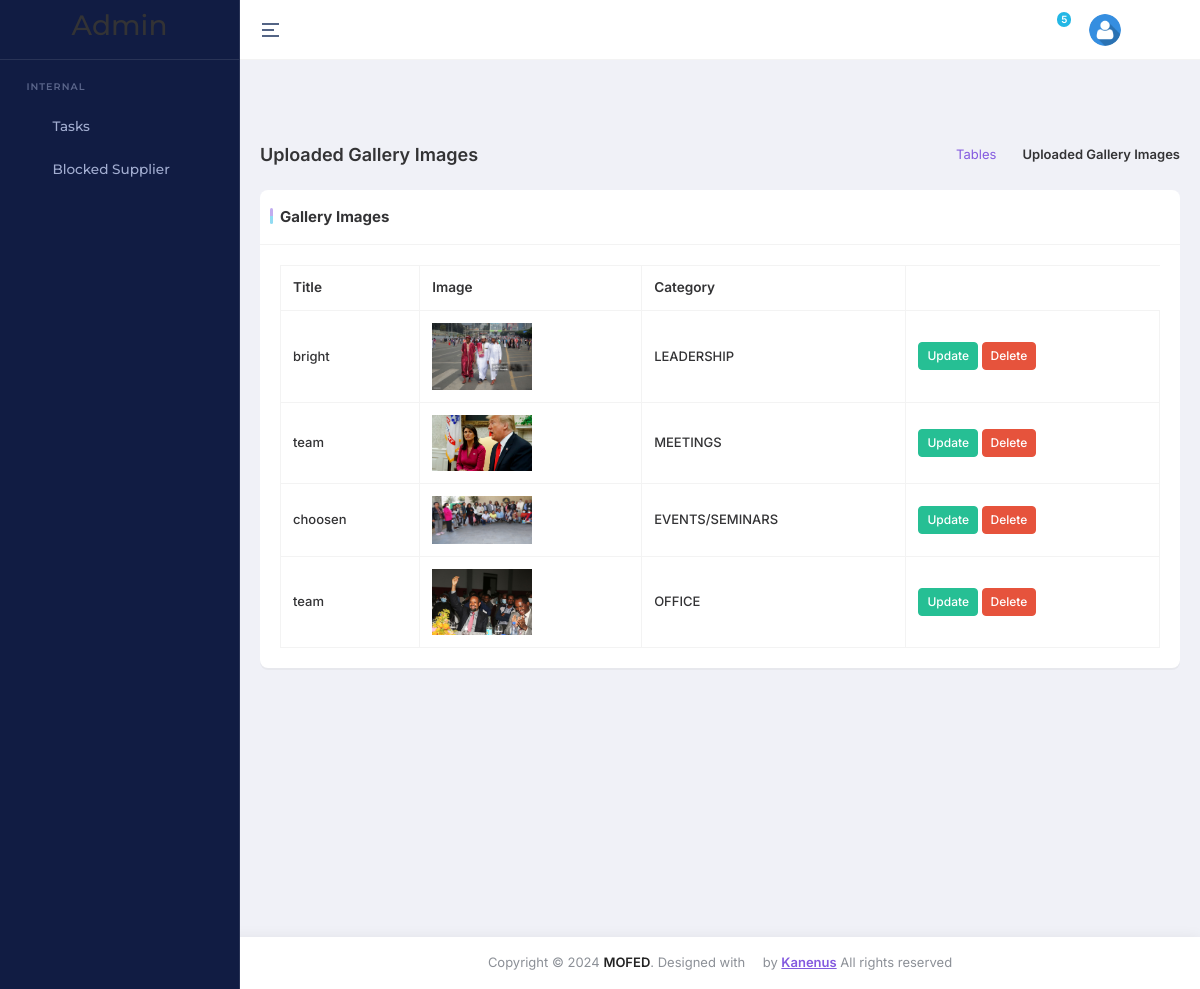
The page /dashboard/gallery_list_view/ on the database its author committed.
### dashboard/models.py (models this page shows, shortened)
class GalleryImage(models.Model):
    title = models.CharField(max_length=255)
    image = models.ImageField(upload_to='gallery_images/', help_text="Please select an image with close width and height resolution (400p x 300px).")
    category = models.CharField(max_length=50, choices=CATEGORY_CHOICES)

### dashboard/views.py (the view)
# urls.py: path('gallery_list_view/',gallery_list_view, name='gallery_list_view'),
def gallery_list_view(request):
    images = GalleryImage.objects.all()
    return render(request, 'gallaries_list_admin.html', {'images': images})

### core/context_processors.py (called while the page is built)
def recent_news_mega(request):
    recent_news = NewsArticle.objects.order_by('-created_at')
    recent_news  = recent_news[:4] if recent_news else recent_news
    return {'recent_news_mega':recent_news}

def stgs(request):
    contact_info = ContactInfo.objects.first()
    quick_links = QuickLink.objects.all()
    pages = Pages.objects.first()
    return {
        'contact_info': contact_info,  # Include footer data in context
        'quick_links': quick_links,  # Include footer data in context
        'stg':Settings.objects.first(),
        'pages': pages
    }

### dashboard/templates/gallaries_list_admin.html (shortened to what this page needs)
{% extends 'base_new_admin.html' %}
{% load static %}
{% block main %}
    <div class="main-content app-content">
        <div class="container-fluid">
            <div class="d-md-flex d-block align-items-center justify-content-between my-4 page-header-breadcrumb">
                <h1 class="page-title fw-semibold fs-18 mb-0">Uploaded Gallery Images</h1>
                <div class="ms-md-1 ms-0">
                    <nav>
                        <ol class="breadcrumb mb-0">
                            <li class="breadcrumb-item"><a href="javascript:void(0);">Tables</a></li>
                            <li class="breadcrumb-item active" aria-current="page">Uploaded Gallery Images</li>
                        </ol>
                    </nav>
                </div>
            </div>
            <div class="row">
                <div class="col-xl-12">
                    <div class="card custom-card">
                        <div class="card-header">
                            <div class="card-title">
                                Gallery Images
                            </div>
                        </div>
                        <div class="card-body">
                            <div class="table-responsive">
                                <table id="datatable-basic" class="table table-bordered text-nowrap w-100 datatable">
                                    <thead>
                                        <tr>
                                            <th>Title</th>
                                            <th>Image</th>
                                            <th>Category</th>
                                        </tr>
                                    </thead>
                                    <tbody>
                                        {% for image in images %}
                                        <tr>
                                            <td>{{ image.title }}</td>
                                            <td><img src="{{ image.image.url }}" alt="{{ image.title }}" width="100"></td>
                                            <td>{{ image.category }}</td>
                                            <td>
                                                <a href="{% url 'update_gallery_image' image_id=image.id %}" class="btn btn-success btn-sm">Update</a>
                                                <form action="#" method="post" style="display: inline;">
                                                    <button class="btn btn-danger btn-sm" onclick="confirmDelete('{{ image.id }}')">Delete</button>
                                                </form>
                                            </td>
                                        </tr>
                                        {% endfor %}
                                    </tbody>
                                </table>
                            </div>
                        </div>
                    </div>
                </div>
            </div>
        </div>
    </div>
{% endblock %}

### rows shown on the page
GalleryImage: title "bright", image (picture), category "LEADERSHIP"
GalleryImage: title "team", image (picture), category "MEETINGS"
GalleryImage: title "choosen", image (picture), category "EVENTS/SEMINARS"
GalleryImage: title "team", image (picture), category "OFFICE"
